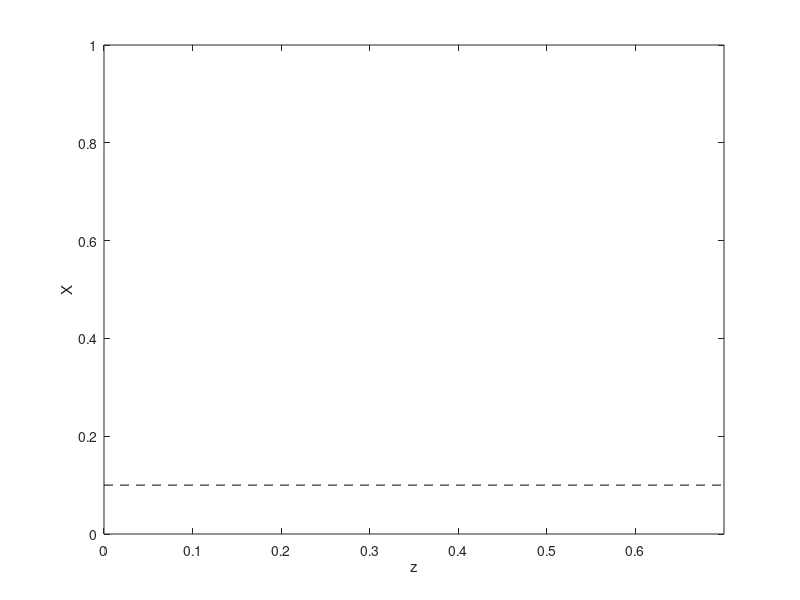

MATLAB code for this plot: (Note: this script raises an error after producing the figure.)
clc
clear all
close all

params.a0 = 0.1;
params.r = 0.5;
params.g1 = 1-params.r;
params.g0 = params.g1 + params.r/params.a0;

%% verify x(z,t)
figure(100)
hold on
axis([0 0.7 0 1])
box on
xlabel('z')
ylabel('X')
plot([0 0.7], params.a0*[1 1], 'k--')

t = linspace(1E-2, 0.5, 11);
for i = 1:numel(t)
    params.t = t(i);
    params.a = sqrt(2*params.t);
    
    params.z0 = z0(params);
    params.z2 = z2(params);
    
    x = x_grid(params);
    z = z_of_x(x, params);
    
    plot(z, x, 'k-', 'LineWidth', 1)
    plot(params.z0, params.a0, 'ok', 'MarkerFaceColor', 'black')
    plot(params.z2, 0, 'sk', 'MarkerFaceColor', 'black')
end

%% verify c(z,t)
figure(200)
hold on
axis([0 0.7 0 1])
box on
xlabel('z')
ylabel('C')
% plot([0 0.7], params.a0*[1 1], 'k--')

t = linspace(1E-2, 0.5, 11);
for i = 1:numel(t)
    params.t = t(i);
    params.a = sqrt(2*params.t);
    
    params.z0 = z0(params);
    params.z2 = z2(params);
    
    x = x_grid(params);
    z = z_of_x(x, params);
    c = c_of_x(x, params);
    
    plot(z, c, 'k-', 'LineWidth', 1)
    plot(params.z0, c_of_x(params.a0, params), 'ok', 'MarkerFaceColor', 'black')
    plot(params.z2, 1, 'sk', 'MarkerFaceColor', 'black')
end
